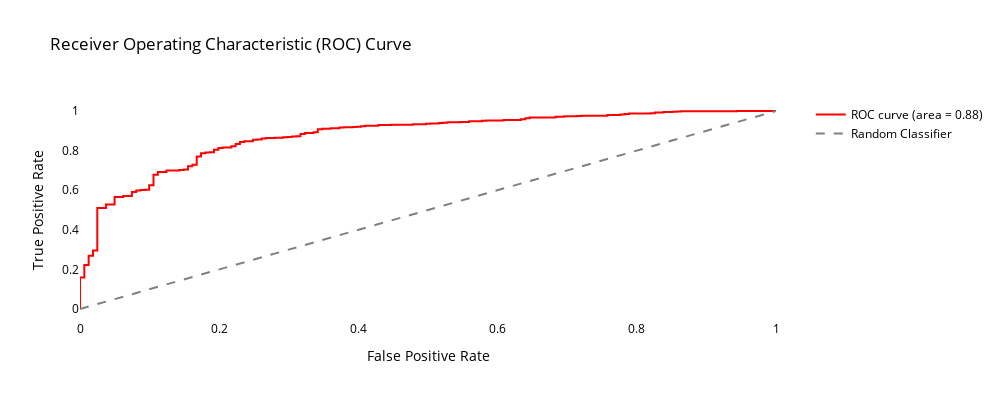

Notebook source saved alongside this figure:
### Code cell
# Plot the ROC curve
plot_roc_curve(y_val, y_pred_prob)

### Figure 1 — Plotly figure (JSON) as saved in the notebook; plotly's stock layout.template omitted (floating-point values rounded to 4 significant figures; data arrays with more than 128 entries replaced by an {"elided": "..."} marker saying what was removed)
{"data": [{"line": {"color": "red", "width": 2}, "mode": "lines", "name": "ROC curve (area = 0.88)", "type": "scatter", "x": {"elided": "168 float values"}, "y": {"elided": "168 float values"}}, {"line": {"color": "gray", "dash": "dash", "width": 2}, "mode": "lines", "name": "Random Classifier", "type": "scatter", "x": [0, 1], "y": [0, 1]}], "layout": {"font": {"color": "black"}, "height": 400, "hovermode": "x unified", "legend": {"orientation": "v", "x": 1.05, "y": 1}, "paper_bgcolor": "rgba(0,0,0,0)", "plot_bgcolor": "rgba(0,0,0,0)", "showlegend": true, "title": {"text": "Receiver Operating Characteristic (ROC) Curve"}, "width": 1000, "xaxis": {"title": {"text": "False Positive Rate"}}, "yaxis": {"title": {"text": "True Positive Rate"}}}}
